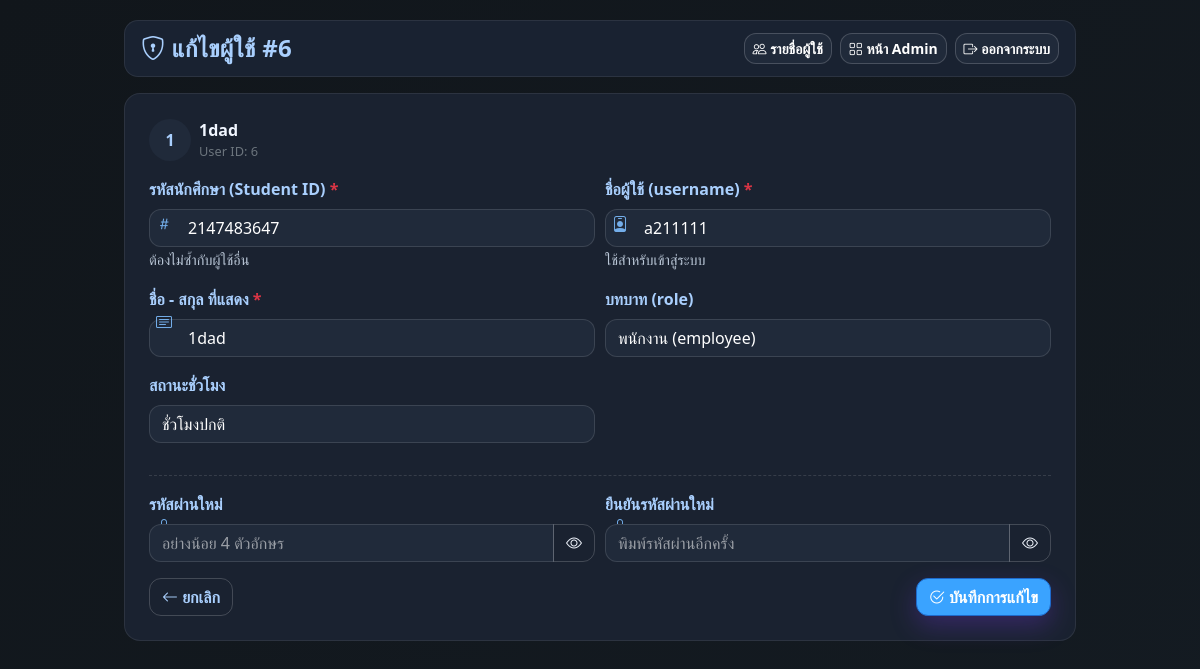
The app's page /admin/edit_user.php?id=6, older data.
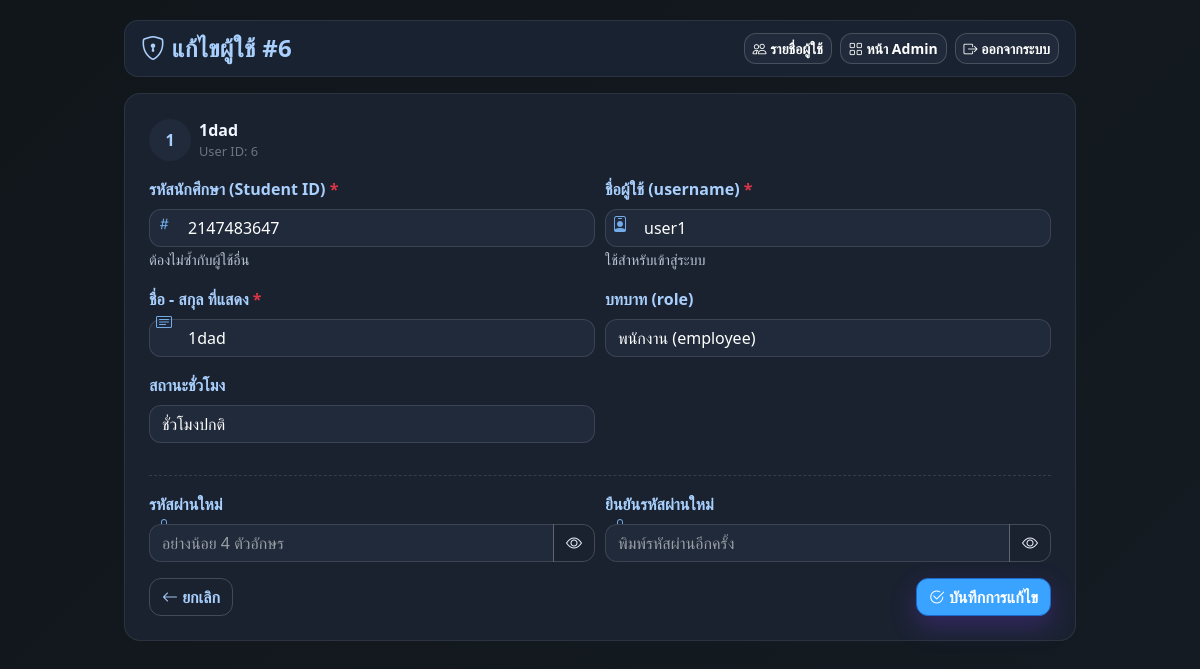
The same page, newer data.
### tables this page shows
CREATE TABLE IF NOT EXISTS `users` (
  `user_id` int(11) NOT NULL AUTO_INCREMENT,
  `username` varchar(50) NOT NULL,
  `password` varchar(255) NOT NULL,
  `student_ID` int(11) NOT NULL,
  `name` varchar(100) NOT NULL,
  `role` enum('admin','employee') NOT NULL DEFAULT 'employee',
  `status` enum('ชั่วโมงทุน','ชั่วโมงปกติ') NOT NULL DEFAULT 'ชั่วโมงปกติ',
  `default_hour_type` enum('normal','fund') NOT NULL DEFAULT 'normal',
  PRIMARY KEY (`user_id`),
  UNIQUE KEY `username` (`username`)
);

### admin/edit_user.php (the view, shortened to what the changed rows need)
<?php declare(strict_types=1);
require __DIR__ . '/../db.php';
$conn->set_charset('utf8mb4');
function h($s){ return htmlspecialchars((string)$s, ENT_QUOTES, 'UTF-8'); }
$id  = (int)($_GET['id'] ?? $_POST['id'] ?? 0);
$stmt = $conn->prepare("SELECT user_id, username, student_ID, name, role, status FROM users WHERE user_id=?");
$stmt->bind_param("i", $id);
$stmt->execute();
$user = $stmt->get_result()->fetch_assoc();
$roles = [
  'admin'   => 'ผู้ดูแล',
  'employee'=> 'พนักงาน',
  'kitchen' => 'ครัว',
  'back'    => 'หลังร้าน',
  'barista' => 'บาริสต้า'
];
?>
<!doctype html>
<html lang="th">
<head>
<link rel="stylesheet"
 href="https://stackpath.bootstrapcdn.com/bootstrap/4.5.2/css/bootstrap.min.css">
<link rel="stylesheet"
 href="https://cdn.jsdelivr.net/npm/bootstrap-icons@1.11.3/font/bootstrap-icons.css">
</head>
<body>
<div class="pos-shell">
  <div class="topbar d-flex align-items-center justify-content-between mb-3">
    <div class="d-flex align-items-center">
      <h4 class="brand mb-0 mr-3"><i class="bi bi-shield-lock"></i> แก้ไขผู้ใช้ #<?= (int)$user['user_id'] ?></h4>
    </div>
  </div>
  <div class="cardx p-3 p-md-4">
    <div class="d-flex align-items-center mb-3">
      <div class="avatar mr-2">
        <?= strtoupper(mb_substr(trim($user['name']!==''?$user['name']:$user['username']),0,1,'UTF-8')) ?>
      </div>
      <div>
        <div class="font-weight-bold" style="color:var(--brand-900)"><?= h($user['name'] ?: $user['username']) ?></div>
        <div class="text-muted small">User ID: <?= (int)$user['user_id'] ?></div>
      </div>
    </div>
    <form method="post" novalidate id="editForm">
      <div class="form-row">
        <div class="form-group col-md-6 input-icon">
          <label>รหัสนักศึกษา (Student ID) <span class="text-danger">*</span></label>
          <input type="text" name="student_id" class="form-control" required
                 value="<?= h($user['student_ID']) ?>" autocomplete="off" placeholder="66xxxxxxx">
          <small class="help">ต้องไม่ซ้ำกับผู้ใช้อื่น</small>
        </div>
        <div class="form-group col-md-6 input-icon">
          <label>ชื่อผู้ใช้ (username) <span class="text-danger">*</span></label>
          <input type="text" name="username" class="form-control" required
                 value="<?= h($user['username']) ?>" autocomplete="off" placeholder="เช่น panit123">
          <small class="help">ใช้สำหรับเข้าสู่ระบบ</small>
        </div>
        <div class="form-group col-md-6 input-icon">
          <label>ชื่อ - สกุล ที่แสดง <span class="text-danger">*</span></label>
          <input type="text" name="name" class="form-control" required
                 value="<?= h($user['name']) ?>" placeholder="สมหญิง ใจดี">
        </div>
        <div class="form-group col-md-6">
          <label>บทบาท (role)</label>
          <select name="role" class="custom-select">
            <?php foreach($roles as $k=>$v): ?>
              <option value="<?= h($k) ?>" <?= ($user['role']===$k)?'selected':'' ?>>
                <?= h($v) ?> (<?= h($k) ?>)
              </option>
            <?php endforeach; ?>
          </select>
        </div>
      </div>
    </form>
  </div>
</div>
</body>
</html>

Row changes from the older to the newer data that the page shows:
changed users "1dad": username "a211111" → "user1"
